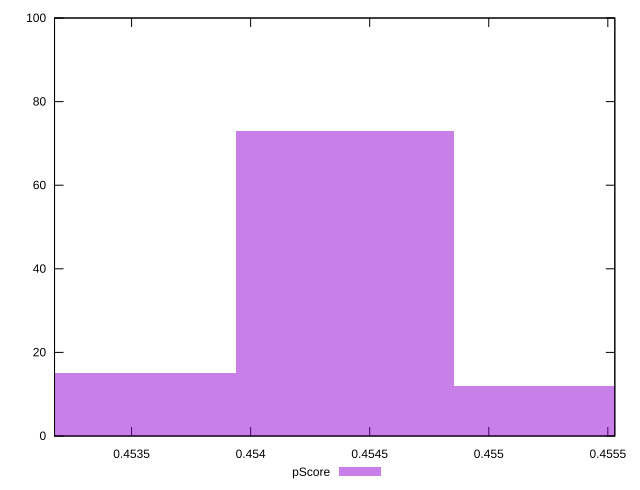

The script that saved this image:
reset

$pScore <<EOF
0.4543947069343457 73
0.45347858857359097 15
0.4553108252951004 12
EOF

set key outside below
set boxwidth 0.0009161183607547292
set xrange [0.4531764705882353:0.4555294117647059]
set yrange [0:100]
set trange [0:100]
set style fill transparent solid 0.5 noborder
set terminal svg size 640, 490 enhanced background rgb 'white'
set output "reports/report_00030_2021-02-24T20-42-31.540Z/uses-rel-preload/samples/agenda/pScore/histogram.svg"

plot $pScore title "pScore" with boxes

reset
